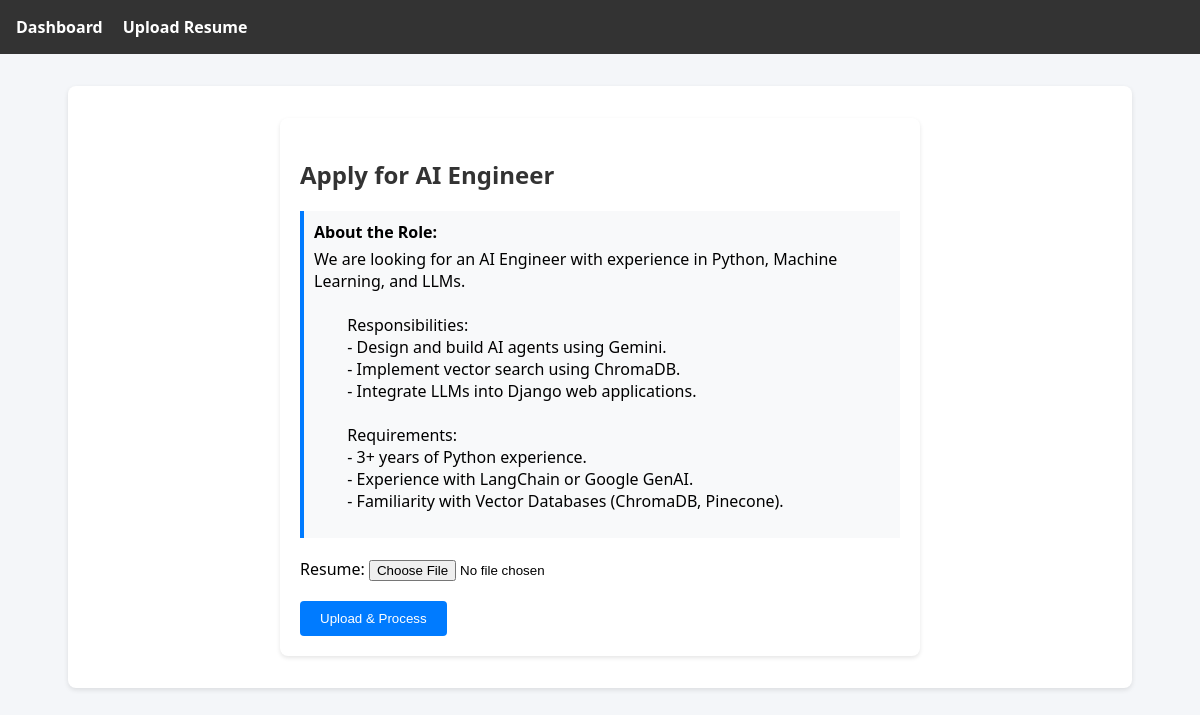
Screenshot of /apply/1/ with the database file from the repository.
### ats/models.py (models this page shows, shortened)
class Job(models.Model):
    title = models.CharField(max_length=255)
    description = models.TextField()
    requirements = models.TextField(blank=True, null=True)
    created_at = models.DateTimeField(auto_now_add=True)

### ats/views.py (the view)
# urls.py: path('apply/<int:job_id>/', views.upload_resume, name='apply_job'),
def upload_resume(request, job_id=None):
    job = None
    if job_id:
        job = get_object_or_404(Job, pk=job_id)
    if request.method == 'POST':
        form = ResumeUploadForm(request.POST, request.FILES)
        if form.is_valid():
            applicant = form.save(commit=False) # Don't save yet
            if job:
                applicant.job = job
            applicant.save()
            file_path = applicant.resume.path
            resume_text = extract_text_from_file(file_path)
            if resume_text:
                try:
                    orchestrator = Orchestrator()
                    jd_context = job.description if job else ""
                    results = orchestrator.process_resume(resume_text, job_description=jd_context)
                    if not results or not results.get('parsed'):
                        raise ValueError("Failed to parse resume or AI quota exceeded.")
                    parsed = results['parsed']
                    email = parsed.get('email')
                    if email:
                        existing = Applicant.objects.filter(email=email).exclude(pk=applicant.pk)
                        if existing.exists():
                           existing.delete()
                        applicant.email = email
                    applicant.name = parsed.get('name')
                    applicant.phone = parsed.get('phone')
                    applicant.experience_summary = parsed.get('experience_summary')
                    applicant.parsed_data = parsed
                    applicant.save()
                    if results.get('skills'):
                        tech_skills = results['skills'].get('tech_skills', [])
                        confidence = results['skills'].get('confidence_score', 0.0)
                        for skill_name in tech_skills:
                            skill_obj, created = Skill.objects.get_or_create(name=skill_name.lower())
                            ApplicantSkill.objects.create(applicant=applicant, skill=skill_obj, confidence=confidence)
                    if results.get('ranking'):
                        Evaluation.objects.create(
                            applicant=applicant,
                            total_score=results['ranking'].get('total_score', 0),
                            skill_score=results['ranking'].get('skill_score', 0),
                            experience_score=results['ranking'].get('experience_score', 0),
                            reason=results['ranking'].get('reason', '')
                        )
                    vdb = VectorDB()
                    vdb.add_applicant(applicant.id, resume_text, metadata={"name": applicant.name or "Unknown", "job": job.title if job else "General"})
                except Exception as e:
                    print(f"Error processing resume: {e}")
                    applicant.delete()
                    return render(request, 'ats/upload.html', {'form': form, 'error': f"Processing failed: {str(e)}", 'job': job})
            return redirect('dashboard')
    else:
        form = ResumeUploadForm()
    return render(request, 'ats/upload.html', {'form': form, 'job': job})

### ats/forms.py
class ResumeUploadForm(forms.ModelForm):
    class Meta:
        model = Applicant
        fields = ['resume']

### ats/templates/ats/upload.html (shortened to what this page needs)
{% extends 'ats/base.html' %}
{% block content %}
<div
    style="background: white; padding: 20px; border-radius: 8px; box-shadow: 0 2px 4px rgba(0,0,0,0.1); max-width: 600px; margin: 0 auto;">
    <h2>
        {% if job %}
        Apply for {{ job.title }}
        {% else %}
        Upload Resume
        {% endif %}
    </h2>
    {% if job %}
    <div style="margin-bottom: 20px; padding: 10px; background: #f8f9fa; border-left: 4px solid #007bff;">
        <strong>About the Role:</strong>
        <p style="white-space: pre-wrap; margin-top: 5px;">{{ job.description }}</p>
    </div>
    {% endif %}
    <form method="post" enctype="multipart/form-data">
        <div style="margin-bottom: 20px;">
            {{ form.as_p }}
        </div>
        <button type="submit" class="btn">Upload & Process</button>
    </form>
    {% endblock %}

### ats/templates/ats/base.html (style rules this page uses)
body { font-family: 'Segoe UI', Tahoma, Geneva, Verdana, sans-serif; margin: 0; padding: 0; background: #f4f6f9; }
.btn { display: inline-block; padding: 10px 20px; background: #007bff; color: #fff; text-decoration: none; border-radius: 4px; border: none; cursor: pointer; }
h1, h2 { color: #333; }

### rows the page displays
Job: title "AI Engineer", description "We are looking for an AI Engineer with experience in Python, Machine Learning, and LLMs. Responsibilities: - Design and build AI agents using Gemini. - Implement vector search using ChromaDB. - Integrate LLMs into Django web applications. Requirements: - 3+ years of Python experience. - Experience with LangChain or Google GenAI. - Familiarity with Vector Databases (ChromaDB, Pinecone)."
